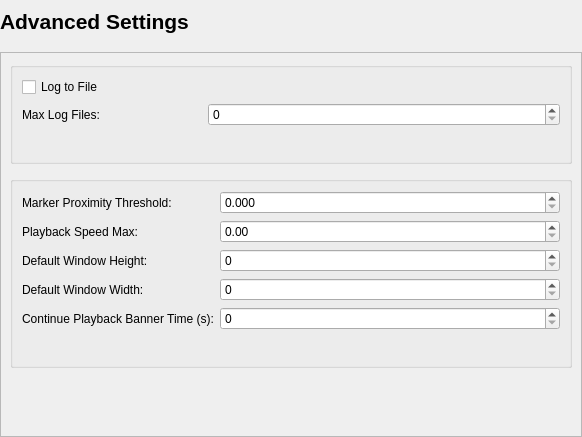
<?xml version="1.0" encoding="UTF-8"?>
<ui version="4.0">
 <class>AdvancedSettings</class>
 <widget class="QWidget" name="AdvancedSettings">
  <property name="geometry">
   <rect>
    <x>0</x>
    <y>0</y>
    <width>582</width>
    <height>437</height>
   </rect>
  </property>
  <property name="windowTitle">
   <string>AdvancedSettings</string>
  </property>
  <layout class="QVBoxLayout" name="verticalLayout">
   <property name="leftMargin">
    <number>0</number>
   </property>
   <property name="topMargin">
    <number>9</number>
   </property>
   <property name="rightMargin">
    <number>0</number>
   </property>
   <property name="bottomMargin">
    <number>0</number>
   </property>
   <item>
    <widget class="QLabel" name="label">
     <property name="font">
      <font>
       <pointsize>16</pointsize>
       <bold>true</bold>
      </font>
     </property>
     <property name="text">
      <string>Advanced Settings</string>
     </property>
    </widget>
   </item>
   <item>
    <spacer name="verticalSpacer">
     <property name="orientation">
      <enum>Qt::Orientation::Vertical</enum>
     </property>
     <property name="sizeType">
      <enum>QSizePolicy::Policy::Fixed</enum>
     </property>
     <property name="sizeHint" stdset="0">
      <size>
       <width>20</width>
       <height>12</height>
      </size>
     </property>
    </spacer>
   </item>
   <item>
    <widget class="QScrollArea" name="scrollArea">
     <property name="widgetResizable">
      <bool>true</bool>
     </property>
     <widget class="QWidget" name="scrollAreaWidgetContents">
      <property name="geometry">
       <rect>
        <x>0</x>
        <y>0</y>
        <width>578</width>
        <height>372</height>
       </rect>
      </property>
      <layout class="QVBoxLayout" name="verticalLayout_2">
       <property name="spacing">
        <number>12</number>
       </property>
       <item>
        <widget class="QGroupBox" name="groupBox">
         <property name="title">
          <string/>
         </property>
         <layout class="QFormLayout" name="formLayout">
          <item row="0" column="0" colspan="2">
           <widget class="QCheckBox" name="logToFile">
            <property name="text">
             <string>Log to File</string>
            </property>
           </widget>
          </item>
          <item row="1" column="0">
           <widget class="QLabel" name="label_2">
            <property name="text">
             <string>Max Log Files:</string>
            </property>
           </widget>
          </item>
          <item row="1" column="1">
           <widget class="SpinBoxIgnoreWheel" name="maxLogFiles"/>
          </item>
          <item row="2" column="0">
           <spacer name="horizontalSpacer">
            <property name="orientation">
             <enum>Qt::Orientation::Horizontal</enum>
            </property>
            <property name="sizeType">
             <enum>QSizePolicy::Policy::Fixed</enum>
            </property>
            <property name="sizeHint" stdset="0">
             <size>
              <width>180</width>
              <height>20</height>
             </size>
            </property>
           </spacer>
          </item>
         </layout>
        </widget>
       </item>
       <item>
        <widget class="QGroupBox" name="groupBox_2">
         <property name="title">
          <string/>
         </property>
         <layout class="QFormLayout" name="formLayout_2">
          <item row="0" column="0">
           <widget class="QLabel" name="label_3">
            <property name="text">
             <string>Marker Proximity Threshold:</string>
            </property>
           </widget>
          </item>
          <item row="0" column="1">
           <widget class="DoubleSpinBoxIgnoreWheel" name="markerProximityThreshold">
            <property name="decimals">
             <number>3</number>
            </property>
            <property name="singleStep">
             <double>0.001000000000000</double>
            </property>
           </widget>
          </item>
          <item row="1" column="0">
           <widget class="QLabel" name="label_4">
            <property name="text">
             <string>Playback Speed Max:</string>
            </property>
           </widget>
          </item>
          <item row="1" column="1">
           <widget class="QDoubleSpinBox" name="playbackSpeedMax"/>
          </item>
          <item row="2" column="0">
           <widget class="QLabel" name="label_5">
            <property name="text">
             <string>Default Window Height:</string>
            </property>
           </widget>
          </item>
          <item row="2" column="1">
           <widget class="SpinBoxIgnoreWheel" name="defaultWindowHeight">
            <property name="maximum">
             <number>999999</number>
            </property>
           </widget>
          </item>
          <item row="3" column="0">
           <widget class="QLabel" name="label_6">
            <property name="text">
             <string>Default Window Width:</string>
            </property>
           </widget>
          </item>
          <item row="3" column="1">
           <widget class="SpinBoxIgnoreWheel" name="defaultWindowWidth">
            <property name="maximum">
             <number>999999</number>
            </property>
           </widget>
          </item>
          <item row="4" column="0">
           <widget class="QLabel" name="label_7">
            <property name="text">
             <string>Continue Playback Banner Time (s):</string>
            </property>
           </widget>
          </item>
          <item row="4" column="1">
           <widget class="SpinBoxIgnoreWheel" name="continuePlaybackBannerTime"/>
          </item>
          <item row="5" column="0">
           <spacer name="horizontalSpacer_2">
            <property name="orientation">
             <enum>Qt::Orientation::Horizontal</enum>
            </property>
            <property name="sizeType">
             <enum>QSizePolicy::Policy::Fixed</enum>
            </property>
            <property name="sizeHint" stdset="0">
             <size>
              <width>180</width>
              <height>20</height>
             </size>
            </property>
           </spacer>
          </item>
         </layout>
        </widget>
       </item>
       <item>
        <spacer name="verticalSpacer_2">
         <property name="orientation">
          <enum>Qt::Orientation::Vertical</enum>
         </property>
         <property name="sizeHint" stdset="0">
          <size>
           <width>20</width>
           <height>40</height>
          </size>
         </property>
        </spacer>
       </item>
      </layout>
     </widget>
    </widget>
   </item>
  </layout>
 </widget>
 <customwidgets>
  <customwidget>
   <class>SpinBoxIgnoreWheel</class>
   <extends>QSpinBox</extends>
   <header location="global">SpinBoxIgnoreWheel.h</header>
  </customwidget>
  <customwidget>
   <class>DoubleSpinBoxIgnoreWheel</class>
   <extends>QDoubleSpinBox</extends>
   <header location="global">DoubleSpinBoxIgnoreWheel.h</header>
  </customwidget>
 </customwidgets>
 <resources/>
 <connections/>
</ui>
